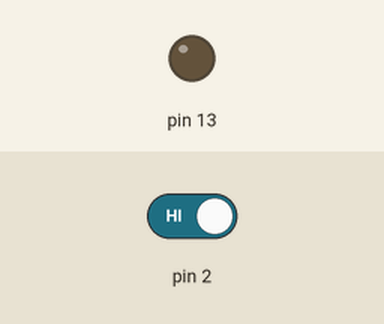
This sketch was run on a simulated Arduino Uno, built with avr-gcc and run on an emulated ATmega328P. Shown: output pins drawn as LEDs (lit = HIGH). The test bench sets the inputs (shaded band); at power-on: pin 2 HIGH.

Above: at 1.2 s.
1.3 s: pin 2 driven LOW
At 2.4 s:
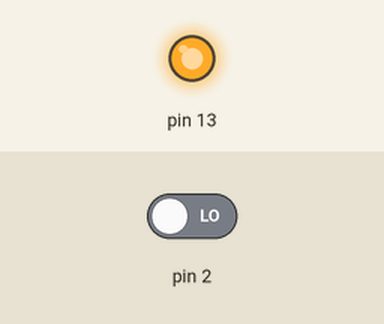
2.8 s: pin 2 driven HIGH
At 3.5 s:
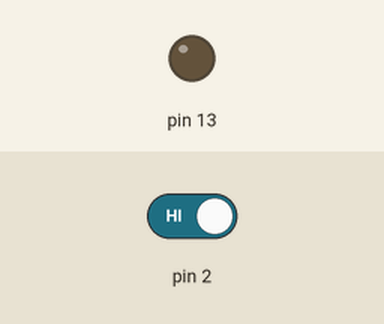
Timing chart, 0 to 5.8 s (numbered marks = the images above; inputs shaded):
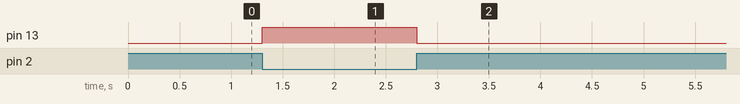

Measured:
- after the input at 1.3 s, pin 13: LOW → HIGH at once
- after the input at 2.8 s, pin 13: HIGH → LOW at once

The sketch:

Rain_Sensor_Digital.ino
```cpp
void setup() {
  // put your setup code here, to run once:
  pinMode(13, OUTPUT);
  pinMode(2, INPUT);
}

void loop() {
  // put your main code here, to run repeatedly:
  if(digitalRead(2) == 0)
    digitalWrite(13, HIGH);
  else
    digitalWrite(13, LOW);
}
```
